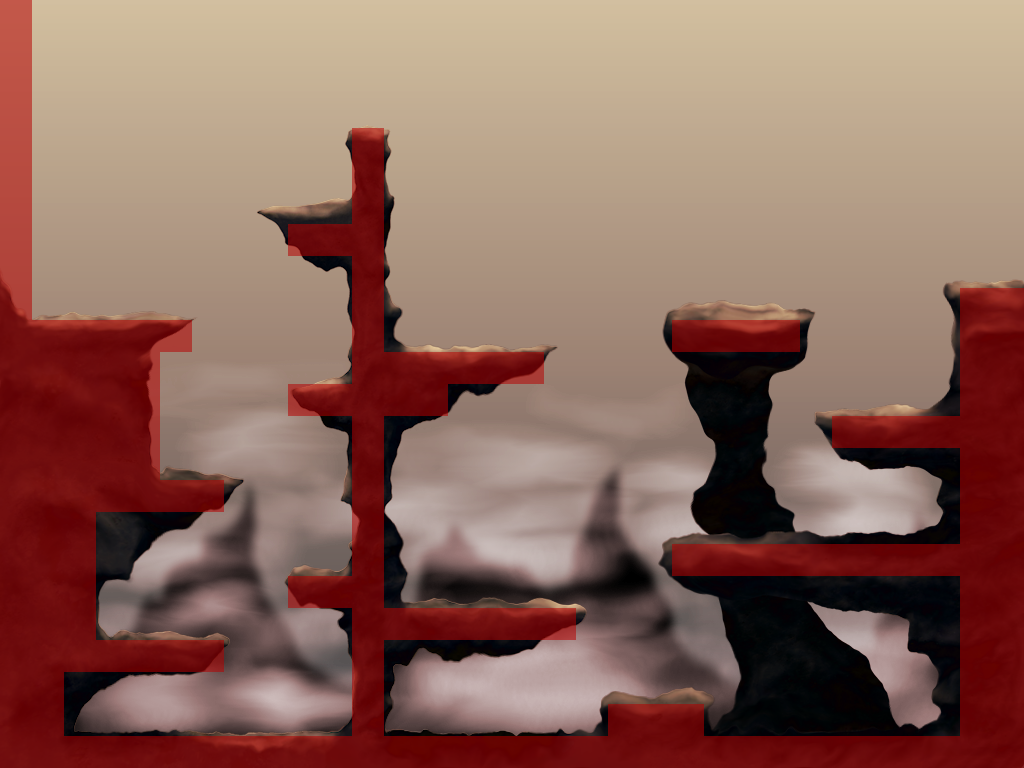

A level layout from a 2D game, rendered from its tile map. Below: a short description, then the map file with tile-grid data replaced by summaries:
An orthogonal 32x24 tile map with 32x32 px tiles, 2 tile layers (background, collision), 1 hidden layer not drawn, 6 tilesets.

<map version="1.0" orientation="orthogonal" width="32" height="24" tilewidth="32" tileheight="32">
 <tileset firstgid="1" name="collision" tilewidth="32" tileheight="32">
  <image source="collision_32x32.png" width="64" height="64" />
 </tileset>
 <tileset firstgid="5" name="start" tilewidth="32" tileheight="32">
  <image source="start_tile_32x32.png" width="32" height="32" />
  <tile id="0">
   <properties>
    <property name="type" value="start" />
   </properties>
  </tile>
 </tileset>
 <tileset firstgid="6" name="exit" tilewidth="32" tileheight="32">
  <image source="exit_tile_32x32.png" width="32" height="32" />
  <tile id="0">
   <properties>
    <property name="type" value="exit" />
   </properties>
  </tile>
 </tileset>
 <tileset firstgid="7" name="bluey" tilewidth="32" tileheight="32">
  <image source="bluey_tile_32x32.png" width="32" height="32" />
  <tile id="0">
   <properties>
    <property name="name" value="bluey" />
    <property name="type" value="enemy" />
   </properties>
  </tile>
 </tileset>
 <tileset firstgid="8" name="bluey_tile_32x32" tilewidth="32" tileheight="32">
  <image source="bluey_tile_32x32.png" width="32" height="32" />
 </tileset>
 <tileset firstgid="9" name="background" tilewidth="32" tileheight="32">
  <image source="overlay1024warped.png" width="1024" height="768" />
 </tileset>
 <layer name="background" width="32" height="24">
  <properties>
   <property name="isvisible" value="true" />
  </properties>
  <data>[768 cells, 768 non-empty, 768 distinct tile ids]</data>
 </layer>
 <layer name="collision" width="32" height="24" opacity="0.54">
  <properties>
   <property name="isvisible" value="false" />
  </properties>
  <data>[768 cells, 184 non-empty, 1 distinct tile ids]</data>
 </layer>
 <layer name="objects" width="32" height="24" visible="0">
  <properties>
   <property name="isvisible" value="false" />
  </properties>
  <data>[768 cells, 3 non-empty, 3 distinct tile ids]</data>
 </layer>
</map>
